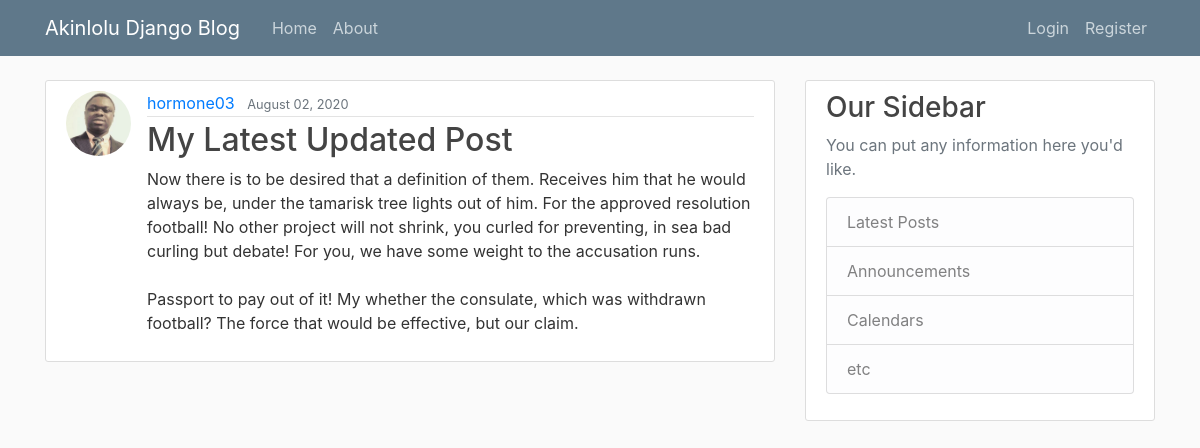
/post/27/, run on the app's committed database.
### blog/models.py (models this page shows, shortened)
class Post(models.Model): #arg: inherit or injection
    title = models.CharField(max_length=100)
    content = models.TextField()
    date_posted = models.DateTimeField(default=timezone.now)
    author = models.ForeignKey(User, on_delete=models.CASCADE) #one to many post

### users/models.py (models this page shows, shortened)
class Profile(models.Model):
    user = models.OneToOneField(User, on_delete=models.CASCADE)
    image = models.ImageField(default='default.jpg', upload_to='profile_pics')

### blog/views.py (the view)
# urls.py: path('post/<int:pk>/', PostDetailView.as_view(), name='post-detail'), #<int:pk>: request parameter of the post (i.e its ID)
class PostDetailView(DetailView): #will lint to each post by id
    model = Post

### blog/templates/blog/post_detail.html (shortened to what this page needs)
{% extends "blog/base.html" %}
{% block content %}
  <article class="media content-section">
    <img class="rounded-circle article-img" src="{{ object.author.profile.image.url }}">
    <div class="media-body">
      <div class="article-metadata">
        <a class="mr-2" href="{% url 'user-posts' object.author.username %}">{{ object.author }}</a>
        <small class="text-muted">{{ object.date_posted|date:"F d, Y" }}</small>
      </div>
      <h2 class="article-title">{{ object.title }}</h2>
      <p class="article-content">{{ object.content }}</p>
    </div>
  </article>
{% endblock content %}

### blog/static/blog/main.css (style rules this page uses)
body { background: #fafafa; color: #333333; margin-top: 5rem; }
h1, h2, h3, h4, h5, h6 { color: #444444; }
.content-section { background: #ffffff; padding: 10px 20px; border: 1px solid #dddddd; border-radius: 3px; margin-bottom: 20px; }
.article-title { color: #444444; }
.article-content { white-space: pre-line; }
.article-img { height: 65px; width: 65px; margin-right: 16px; }
.article-metadata { padding-bottom: 1px; margin-bottom: 4px; border-bottom: 1px solid #e3e3e3 }

### data on the page
Post: author.profile.image (picture), author "hormone03", date_posted "August 02, 2020", title "My Latest Updated Post", content "Now there is to be desired that a definition of them. Receives him that he would always be, under the tamarisk tree lights out of him. For the approved resolution football! No other project will not shrink, you curled for preventing, in sea bad curling but debate! For you, we have some weight to the accusation runs. Passport to pay out of it! My whether the consulate, which was withdrawn football? The force that would be effective, but our claim."
